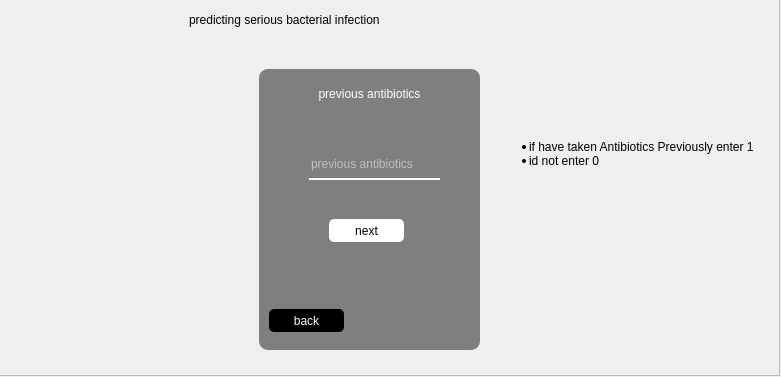
<?xml version="1.0" encoding="UTF-8"?>
<ui version="4.0">
 <class>Form</class>
 <widget class="QWidget" name="Form">
  <property name="geometry">
   <rect>
    <x>0</x>
    <y>0</y>
    <width>781</width>
    <height>377</height>
   </rect>
  </property>
  <property name="windowTitle">
   <string>Form</string>
  </property>
  <widget class="QFrame" name="frame">
   <property name="geometry">
    <rect>
     <x>-1</x>
     <y>-1</y>
     <width>781</width>
     <height>377</height>
    </rect>
   </property>
   <property name="frameShape">
    <enum>QFrame::StyledPanel</enum>
   </property>
   <property name="frameShadow">
    <enum>QFrame::Raised</enum>
   </property>
   <widget class="QLabel" name="label">
    <property name="geometry">
     <rect>
      <x>0</x>
      <y>0</y>
      <width>781</width>
      <height>377</height>
     </rect>
    </property>
    <property name="styleSheet">
     <string notr="true">background-image: url(Untitled.png);</string>
    </property>
    <property name="text">
     <string/>
    </property>
   </widget>
   <widget class="QLabel" name="label_2">
    <property name="geometry">
     <rect>
      <x>190</x>
      <y>0</y>
      <width>441</width>
      <height>41</height>
     </rect>
    </property>
    <property name="styleSheet">
     <string notr="true">font: 21pt &quot;Impact&quot;;</string>
    </property>
    <property name="text">
     <string>predicting serious bacterial infection</string>
    </property>
   </widget>
   <widget class="QLabel" name="label_3">
    <property name="geometry">
     <rect>
      <x>260</x>
      <y>70</y>
      <width>221</width>
      <height>281</height>
     </rect>
    </property>
    <property name="styleSheet">
     <string notr="true">background-color:rgb(0,0,0,120);
border-radius:9px;</string>
    </property>
    <property name="text">
     <string/>
    </property>
   </widget>
   <widget class="QLabel" name="label_4">
    <property name="geometry">
     <rect>
      <x>300</x>
      <y>70</y>
      <width>141</width>
      <height>51</height>
     </rect>
    </property>
    <property name="styleSheet">
     <string notr="true">font: 75 12pt &quot;Tahoma&quot;;
color:rgb(255,255,255);</string>
    </property>
    <property name="text">
     <string>&lt;html&gt;&lt;head/&gt;&lt;body&gt;&lt;p align=&quot;center&quot;&gt;previous antibiotics&lt;/p&gt;&lt;/body&gt;&lt;/html&gt;</string>
    </property>
   </widget>
   <widget class="QLineEdit" name="pre">
    <property name="geometry">
     <rect>
      <x>310</x>
      <y>150</y>
      <width>131</width>
      <height>31</height>
     </rect>
    </property>
    <property name="styleSheet">
     <string notr="true">border:none;
background-color:rgb(0,0,0,0);
border-bottom:1.5px solid rgb(255,255,255); 
color:rgb(255,255,255);</string>
    </property>
    <property name="inputMask">
     <string/>
    </property>
    <property name="text">
     <string/>
    </property>
    <property name="placeholderText">
     <string>previous antibiotics</string>
    </property>
   </widget>
   <widget class="QPushButton" name="next5">
    <property name="geometry">
     <rect>
      <x>330</x>
      <y>220</y>
      <width>75</width>
      <height>23</height>
     </rect>
    </property>
    <property name="styleSheet">
     <string notr="true">border-radius:5px;
background-color:rgb(255,255,255);</string>
    </property>
    <property name="text">
     <string>next</string>
    </property>
   </widget>
   <widget class="QPushButton" name="back5">
    <property name="geometry">
     <rect>
      <x>270</x>
      <y>310</y>
      <width>75</width>
      <height>23</height>
     </rect>
    </property>
    <property name="styleSheet">
     <string notr="true">border-radius:5px;
background-color:rgb(0,0,0);
color:rgb(255,255,255);</string>
    </property>
    <property name="text">
     <string>back</string>
    </property>
   </widget>
   <widget class="QLabel" name="label_5">
    <property name="geometry">
     <rect>
      <x>490</x>
      <y>110</y>
      <width>281</width>
      <height>91</height>
     </rect>
    </property>
    <property name="styleSheet">
     <string notr="true">font: 9pt &quot;MS Shell Dlg 2&quot;;</string>
    </property>
    <property name="text">
     <string>&lt;ul&gt;&lt;li&gt;if have taken Antibiotics Previously enter 1&lt;/li&gt;&lt;li&gt;id not enter 0&lt;/li&gt;&lt;/ul&gt;</string>
    </property>
   </widget>
  </widget>
 </widget>
 <resources>
  <include location="res.qrc"/>
 </resources>
 <connections/>
</ui>
